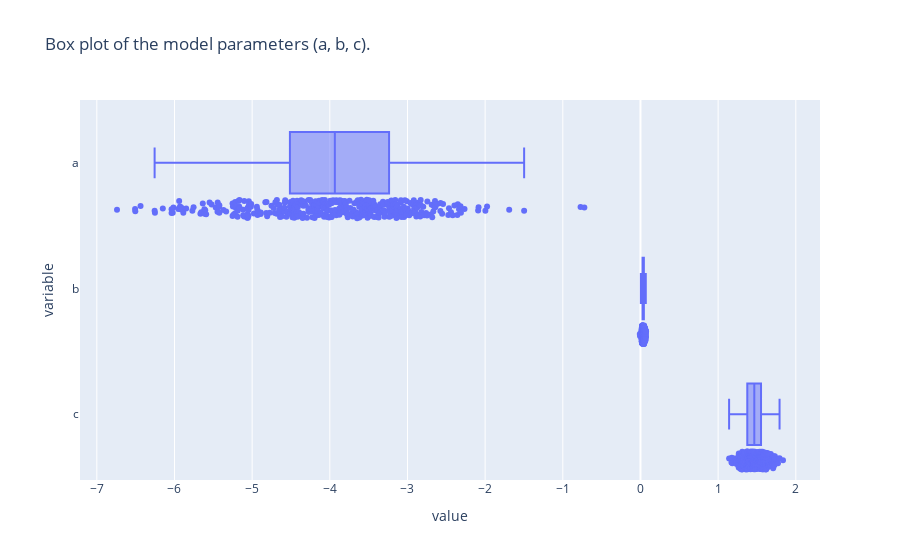

Notebook source saved alongside this figure:
### Code cell
adni.get_box_plot(fit=posterior, model_params=["a", "b", "c"])

### Figure 1 — Plotly figure (JSON) as saved in the notebook; plotly's stock layout.template omitted (floating-point values rounded to 4 significant figures; data arrays with more than 128 entries replaced by an {"elided": "..."} marker saying what was removed)
{"data": [{"alignmentgroup": "True", "boxpoints": "all", "hovertemplate": "value=%{x}<br>variable=%{y}<extra></extra>", "legendgroup": "", "marker": {"color": "#636efa"}, "name": "", "notched": false, "offsetgroup": "", "orientation": "h", "showlegend": false, "type": "box", "x": {"elided": "1200 float values"}, "x0": " ", "xaxis": "x", "y": {"elided": "1200 str values"}, "y0": " ", "yaxis": "y"}], "layout": {"boxmode": "group", "legend": {"tracegroupgap": 0}, "title": {"text": "Box plot of the model parameters (a, b, c)."}, "xaxis": {"anchor": "y", "domain": [0, 1], "title": {"text": "value"}}, "yaxis": {"anchor": "x", "domain": [0, 1], "title": {"text": "variable"}}}}
